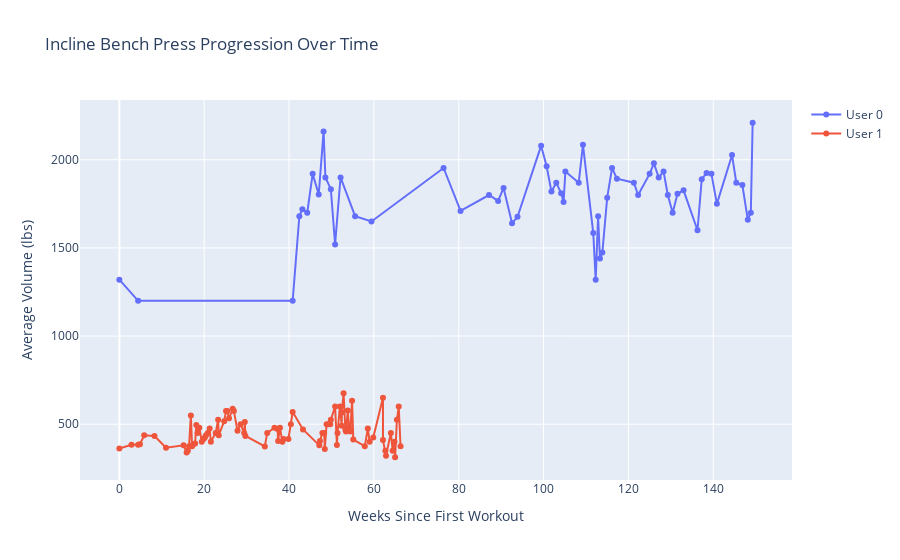

The code cell stored with this chart in its notebook:
### Code cell
# Filter for Barbell Squat exercises
squat_data = master_df[master_df['Exercise Name'] == 'Incline Bench Press (Dumbbell)'].copy()

# Convert dates to datetime if not already
squat_data['Date'] = pd.to_datetime(squat_data['Date'])

# Get first workout date for each user
first_dates = squat_data.groupby('User ID')['Date'].min()

# Calculate weeks since first workout for each user
for user in users:
    user_data = squat_data[squat_data['User ID'] == user]
    first_date = first_dates[user]
    squat_data.loc[squat_data['User ID'] == user, 'Weeks'] = \
        (squat_data.loc[squat_data['User ID'] == user, 'Date'] - first_date).dt.days / 7

# Calculate average weight per workout session
squat_avg = squat_data.groupby(['User ID', 'Date', 'Weeks'])['Volume'].mean().reset_index()

# Create the line plot
fig = go.Figure()

for user in users:
    user_data = squat_avg[squat_avg['User ID'] == user]
    
    fig.add_trace(
        go.Scatter(
            x=user_data['Weeks'],
            y=user_data['Volume'],
            mode='lines+markers',
            name=f'User {user}',
            hovertemplate='Week: %{x:.1f}<br>Volume: %{y:.1f} lbs<extra></extra>'
        )
    )

fig.update_layout(
    title='Incline Bench Press Progression Over Time',
    xaxis_title='Weeks Since First Workout',
    yaxis_title='Average Volume (lbs)',
    hovermode='x unified',
    showlegend=True
)

fig.show()

### Figure 1 — Plotly figure (JSON) as saved in the notebook; plotly's stock layout.template omitted (floating-point values rounded to 4 significant figures)
{"data": [{"hovertemplate": "Week: %{x:.1f}<br>Volume: %{y:.1f} lbs<extra></extra>", "mode": "lines+markers", "name": "User 0", "type": "scatter", "x": [0, 4.429, 40.86, 42.43, 43.14, 44.29, 45.57, 47, 48.14, 48.57, 49.86, 50.86, 52.14, 55.57, 59.43, 76.43, 80.43, 87.14, 89.29, 90.57, 92.57, 93.86, 99.43, 100.7, 101.9, 103, 104.1, 104.7, 105.1, 108.3, 109.3, 111.7, 112.3, 112.9, 113.3, 113.9, 115, 116.1, 117.3, 121.3, 122.3, 125, 126, 127.1, 128.3, 129.3, 130.4, 131.6, 133, 136.3, 137.3, 138.4, 139.6, 140.9, 144.4, 145.4, 146.9, 148.1, 148.9, 149.3], "y": [1320, 1200, 1200, 1680, 1720, 1700, 1920, 1803.0, 2160, 1900, 1833.0, 1520, 1900, 1680, 1650, 1953.0, 1710, 1800, 1767.0, 1840, 1640, 1677.0, 2080, 1963.0, 1820, 1870, 1810, 1760, 1933.0, 1870, 2085, 1585, 1320, 1680, 1440, 1473.0, 1785, 1953.0, 1892.0, 1870, 1800, 1920, 1980, 1900, 1933.0, 1800, 1700, 1807.0, 1827.0, 1600, 1890, 1925, 1920, 1750, 2027.0, 1870, 1857.0, 1660, 1700, 2210]}, {"hovertemplate": "Week: %{x:.1f}<br>Volume: %{y:.1f} lbs<extra></extra>", "mode": "lines+markers", "name": "User 1", "type": "scatter", "x": [0, 2.857, 4.429, 4.857, 5.857, 8.286, 11, 15.14, 15.86, 16.14, 16.43, 16.86, 17.14, 17.43, 17.86, 18.14, 18.43, 18.86, 19.43, 19.86, 20.14, 20.43, 20.86, 21.29, 21.57, 22.71, 23.29, 23.43, 24.71, 25.14, 25.43, 25.86, 26.71, 27, 27.86, 28.57, 29.43, 29.57, 29.71, 34.29, 34.86, 36.57, 37.29, 37.43, 37.86, 38.43, 38.71, 39.86, 40.43, 40.86, 43.29, 47.14, 47.29, 47.86, 48.29, 48.43, 48.86, 49.29, 49.71, 49.86, 50.86, 51.29, 51.43, 52, 52.43, 52.43, 52.86, 53.29, 53.43, 53.86, 54.14, 54.43, 54.86, 55.14, 57.86, 58.57, 59, 59.86, 62.14, 62.14, 62.71, 62.86, 64, 64.43, 64.86, 65, 65.43, 65.86, 66.29], "y": [362.5, 383.3, 383.3, 386.7, 436.7, 433.3, 366.7, 380, 340, 350, 375, 550, 375, 386.7, 390, 495, 450, 480, 400, 416.7, 425, 437.5, 450, 475, 400, 450, 525, 437.5, 516.7, 575, 575, 533.3, 587.5, 575, 462.5, 500, 450, 512.5, 433.3, 374, 450, 480, 472.5, 405, 480, 400, 416.7, 416.7, 500, 569, 470, 380, 405, 450, 450, 360, 500, 500, 500, 525, 600, 382.5, 450, 600, 491.2, 566.7, 675, 467.5, 458.3, 577.5, 481.2, 458.3, 632.5, 412.5, 375, 475, 400, 425, 650, 410, 350, 321.2, 450, 350, 400, 312.5, 525, 600, 375]}], "layout": {"hovermode": "x unified", "showlegend": true, "title": {"text": "Incline Bench Press Progression Over Time"}, "xaxis": {"title": {"text": "Weeks Since First Workout"}}, "yaxis": {"title": {"text": "Average Volume (lbs)"}}}}
